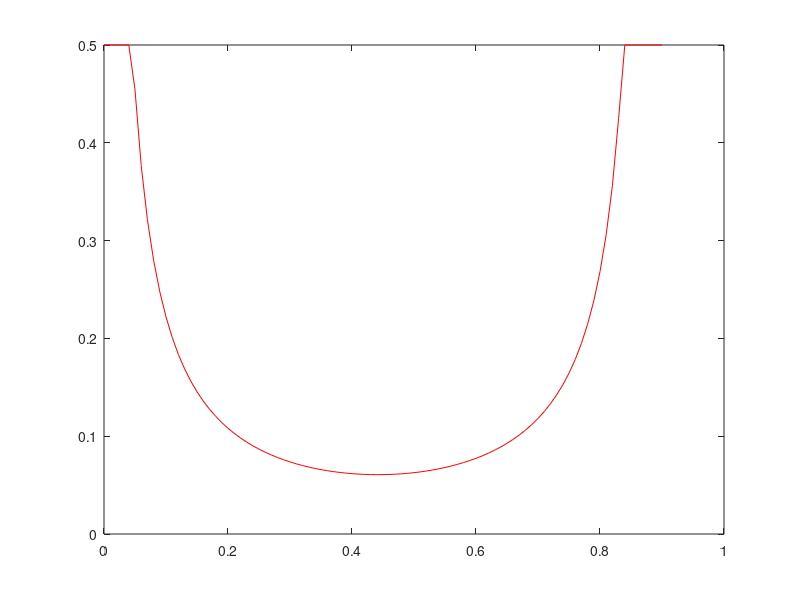

Here is the MATLAB script that generated this plot: (Note: this script raises an error after producing the figure.)
%this provides the results of the numerical example of the chapter,
%this requires the JSR toolbox (https://www.mathworks.com/matlabcentral/fileexchange/33202-the-jsr-toolbox),
%this requires a Matlab toolbox for solving optimization problems: Yalmip (https://yalmip.github.io/),
%this requires an semidefinite programming solver: SeDuMi(https://github.com/SQLP/SeDuMi),
%% In the first part we give the design figure introduced in the example
%remark 1: the simulation may pause multiple times with "Press any key to
%proceed", to override this, comment out a "pause" in the JSR toolbox:
%JSR_louvain/Methods/jsr.m line 357.
%remark 2: the simulation may take a long time, however the results are saved
%in result.m, by default this part will be skipped if "result.mat" is present in this directory.
clear all;
gamma=0.1;m=3;
if ~isfile('result.mat')
result={};
for m=3:5
resultx=[]; 
for gamma=0:0.01:0.9 %we change the oscillators gain \gamma from 0 to 0.9
    if(gamma<=0.8) %we verify that for \gamma<=0.8 the jsr is 1.02 for all n
        rho=1.02;
    else
    t=jsr(oscillators(m,gamma)); % for each \gamma and n, we generate a set of matrices using oscillators.m
rho=t.bounds(1); %if \gamma>0.8 we calculate the jsr using the jsr toolbox
    end
b=bounds_lambda_2(oscillators(m,gamma),rho,10^-4) %upper bounds on \lambda 
x=-log(rho)/log(b); %we verify numerically that the infimum is reached at the JSR when x<1/(m-1)
if(x<1/(m-1)&&b~=1)
else x=1/(m-1); %we verify that when x>=1/(m-1) the infimum is 1/(m-1).
end 
resultx=[resultx ,x];
end
result=[result,resultx]
end
else
result=load('result.mat');
end
result=result.result;
C = {'r','b','g'}; %define colors used in the figure
for i=1:3
a(i)=plot(0:0.01:0.9,result{i},'color',C{i});
yline(1/(i+1),'--','LineWidth',2,'color',C{i});
xlabel("k");
ylabel("Inf -log(\rho)/log(\lambda)");
title("stabilizability vs k");
ylim([0 0.6]);
hold on;
end
legend([a(1),a(2),a(3)],'m=3 oscillators','m=4 oscillators','m=5 oscillators');
%% Construction of the automaton
A=osc(m,gamma);
m=length(A);
n=size(A{1},1);
variableQ.('Q') = sdpvar(n,n);
q=fieldnames(variableQ);
qu=[];
for k=0:m-3
    q=fieldnames(variableQ);
    qu={};
    for i=1:length(q)
    if length(q{i}(2:end))==k
        qu=[qu;q{i}];
    end
    end
for j=1:length(qu)
for i=setdiff(1:m,num2str(qu{j}(2:end))- '0')
variableQ.(strcat(qu{j},num2str(i))) = sdpvar(n,n); %initial state, step 1
end
end
end
q=fieldnames(variableQ);
delta=containers.Map; 
mx=find(cellfun(@(c) length(c)==m-1 ,q));
for i=1:length(q)
    if ~isempty(intersect(1:m,num2str(q{i}(2:end))- '0'))
    for j=intersect(1:m,num2str(q{i}(2:end))- '0')
    delta=[delta;containers.Map([q{i},j],q{i},'UniformValues',false)];
    end
    end
    if i<=mx(1)-1
    for j=setdiff(1:m,num2str(q{i}(2:end))- '0')
    delta=[delta;containers.Map([q{i},j],strcat(q{i},num2str(j)),'UniformValues',false)];
    end
    else
            for j=setdiff(1:m,num2str(q{i}(2:end))- '0')
    delta=[delta;containers.Map([q{i},j],'Q','UniformValues',false)];
            end
    end
end
%% Simulation fast&slow 
A=osc(3,0.1); 
x=[-1.5;-0.5;2;-1]; %initial state
ps=[0.7,0.98];
Ns=[100,1000];
for i=1:2
p=ps(i);
N=Ns(i);
traj=x; 
k=[0];
sigma=[];
st={'Q'};
P=[p,0.5*(1-p),0.5*(1-p);0.5*(1-p),p,0.5*(1-p);0.5*(1-p),0.5*(1-p),p];
mc=dtmc(P); %define Markov chain with transition matrix P
sigma(1:N)=simulate(mc,N-1);
for i=1:N
traj=[traj A{sigma(i)}*traj(:,end)];
st=[st delta([st{i},sigma(i)])];
if i~=1
k=[k k(i)+strcmp(st{i},'Q')];
else
k=[k k(i)];
end
end
figure();
subplot(3,1,1);
stairs([0:N-1],sigma)
axis([0 N 0.9 3.1])
xlabel('t')
ylabel('\theta(t)')
subplot(3,1,2);
plot(0:N-1,k(1:N)./[1:N],'--')
xlabel('t')
ylabel('\kappa^{\theta(t)}/t')
subplot(3,1,3);
plot(0:N-1,traj(1,1:N),'--')
hold on;
plot(0:N-1,traj(2,1:N),'--')
hold on;
plot(0:N-1,traj(3,1:N),'--')
hold on;
plot(0:N-1,traj(4,1:N),'--')
xlabel('t')
ylabel('traj')
end
